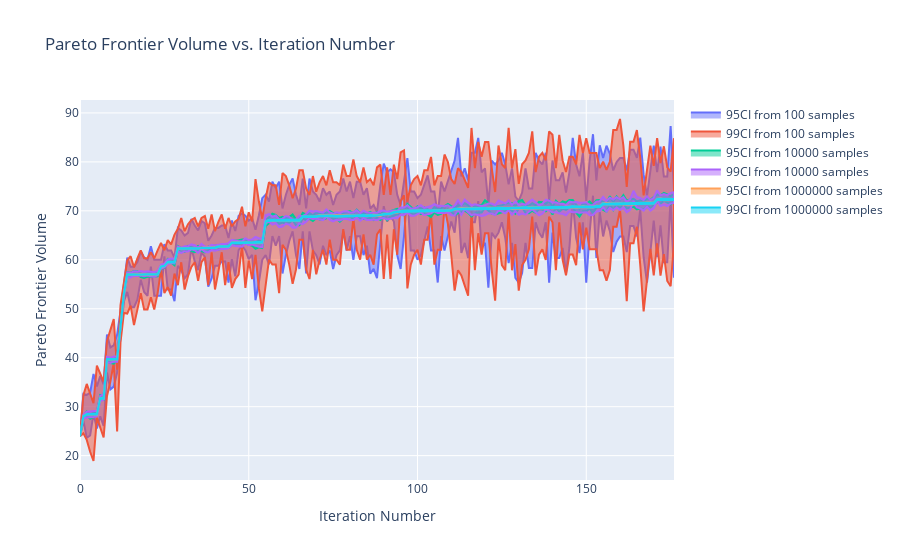

The notebook cell this image was saved under:
### Code cell
import plotly.graph_objs as go

fig = go.Figure()

for num_samples in (100, 10000, 1000000):
    for alpha in (0.05, 0.01):
        lower_bounds = []
        upper_bounds = []
        iterations = []
        for i, pareto_frontier in enumerate(pareto_frontiers_over_time[1:]):
            volume_estimator = pareto_frontier.approximate_pareto_volume(num_samples=num_samples)
            lower_bound, upper_bound = volume_estimator.get_two_sided_confidence_interval_on_pareto_volume(alpha=alpha)
            iterations.append(i)
            lower_bounds.append(lower_bound)
            upper_bounds.append(upper_bound)

        fig.add_trace(go.Scatter(
            x=iterations + iterations[::-1],
            y=upper_bounds + lower_bounds[::-1],
            fill='toself',
            name=f'{(1-alpha)*100:.0f}CI from {num_samples} samples'
        ))

fig.update_layout(
    title='Pareto Frontier Volume vs. Iteration Number',
    xaxis_title="Iteration Number",
    yaxis_title='Pareto Frontier Volume',
    showlegend=True
)
fig.show()

### Figure 1 — Plotly figure (JSON) as saved in the notebook; plotly's stock layout.template omitted (floating-point values rounded to 4 significant figures; data arrays with more than 128 entries replaced by an {"elided": "..."} marker saying what was removed)
{"data": [{"fill": "toself", "name": "95CI from 100 samples", "type": "scatter", "x": {"elided": "354 int values"}, "y": {"elided": "354 float values"}}, {"fill": "toself", "name": "99CI from 100 samples", "type": "scatter", "x": {"elided": "354 int values"}, "y": {"elided": "354 float values"}}, {"fill": "toself", "name": "95CI from 10000 samples", "type": "scatter", "x": {"elided": "354 int values"}, "y": {"elided": "354 float values"}}, {"fill": "toself", "name": "99CI from 10000 samples", "type": "scatter", "x": {"elided": "354 int values"}, "y": {"elided": "354 float values"}}, {"fill": "toself", "name": "95CI from 1000000 samples", "type": "scatter", "x": {"elided": "354 int values"}, "y": {"elided": "354 float values"}}, {"fill": "toself", "name": "99CI from 1000000 samples", "type": "scatter", "x": {"elided": "354 int values"}, "y": {"elided": "354 float values"}}], "layout": {"showlegend": true, "title": {"text": "Pareto Frontier Volume vs. Iteration Number"}, "xaxis": {"title": {"text": "Iteration Number"}}, "yaxis": {"title": {"text": "Pareto Frontier Volume"}}}}
